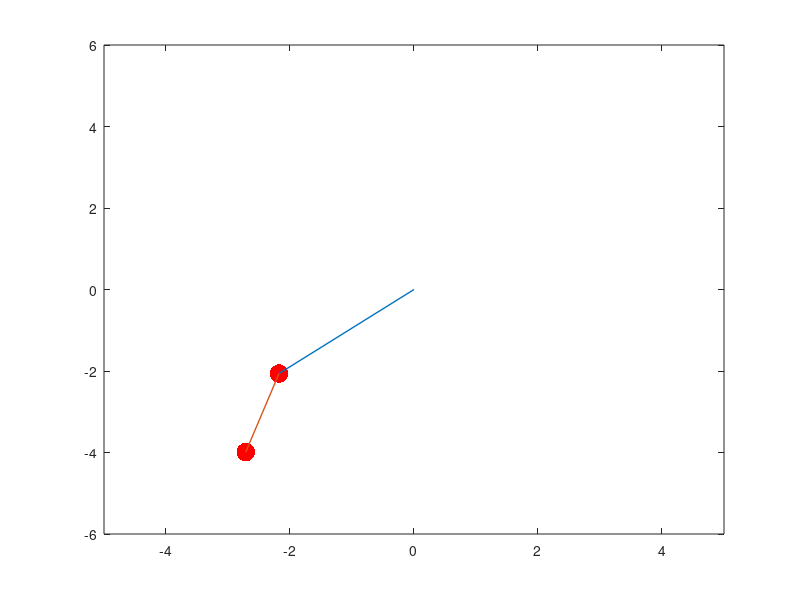

MATLAB code for this plot:
%% Solution analytique
%%%%%%%%%%%%%%%%%%%%%%

%% Déclaration des variables et initalisation des constantes 
g = 9.81;         % gravité terrestre
m1 = 2;           % masse du pendule 1
m2 = 3;           % masse du pendule 2
l1 = 3;           % longueur du pendule 1
l2 = 2;           % longueur du pendule 2
theta10 = 0.5;      % angle formé par le pendule 1 avec la verticale
theta20 = 0.7 ;       % angle formé par le pendule 2 avec la verticale
theta10p= 0.1;         %vitesse angulaire initiale du pendule 1
theta20p= 0.3;         % vitesse angulaire initiale du pendule 1
theta10pp = 0;     % accélération angulaire initiale du pendule 1
theta20pp = 0;     % accélération angulaire initiale du pendule 2
mu = m2/m1;       % rapport des masses : utile pour simplifier l'équation

Niter= 100; % Nombre d'itérations
dt = 0.01; % Intervalle de temps
tf = Niter * dt; %Temps de modélisation 
t = [0:dt:tf] ; %Matrice temps

%% Constantes simplificatrices

w1 = sqrt((g*(1+mu)*(l1+l2)+g*sqrt((1+mu)^2*(l1+l2)^2-4*(1+mu)*l1*l2))/(2*l1*l2));
w2 = sqrt((g*(1+mu)*(l1+l2)-g*sqrt((1+mu)^2*(l1+l2)^2-4*(1+mu)*l1*l2))/(2*l1*l2));
A1 = (1+mu)/mu-l1*w1^2/(mu*g);
A2 = (1+mu)/mu-l1*w2^2/(mu*g);
C1 = (theta20-A2*theta10)/(A1-A2);
C2 = (A1*theta10-theta20)/(A1-A2);
phi1 = asin((theta20p-A2*theta10p)/(C1*w1*(A2-A1)));
phi2 = asin((A1*theta10p-theta20p)/(C2*w2*(A2-A1))); 

%% Déclaration et initialisation des matrices

P1=zeros(Niter+1,2); %Matrice position du premier pendule
P2=zeros(Niter+1,2); %Matrice position du deuxième pendule
theta=zeros(Niter+1,6); %Matrice angle et vitesses de rotation


theta0 = [theta10 , theta10p , theta10pp,theta20, theta20p, theta20pp];
theta(1,:) = theta0;

P1(1,1) = l1*cos(theta10); 
P1(1,2) = l1*sin(theta10);
P2(1,1) = l2*cos(theta20)+P1(1,1); 
P2(1,2) = l2*sin(theta20)+P1(1,2);

%% Boucle Euler explicite 

for i=1:Niter
    P1(i,1)=l1*cos(theta(i,1));
    P1(i,2)=l1*sin(theta(i,1));
    P2(i,1)=l2*cos(theta(i,4))+P1(i,1);
    P2(i,2)=l2*sin(theta(i,4))+P1(i,2);
  
    theta(i+1,1) = theta(i,1) + dt * theta(i,2);
    theta(i+1,4) = theta(i,4) + dt * theta(i,5);
    theta(i+1,2) = theta(i,2) + dt * theta(i,3);
    theta(i+1,5) = theta(i,5) + dt * theta(i,6);
    theta(i+1,3) = (mu*g*theta(i,4))-((1+mu)*g*theta(i,1))/l1;
    theta(i+1,6) = ((1+mu)*g*theta(i,1)-(1+mu)*g*theta(i,4))/l2;
    
    
end

%% Affichage graphique


figure(1);
axis([-(l1+l2) (l1+l2) -1.2*(l1+l2) 1.2*(l1+l2)]); %// freeze axes
title('Double pendule')
pendule_masse1=plot(P1(1,1),-P1(1,2),'k.','MarkerSize',40,'Color','red');
hold on
pendule_tige1=plot([0,P1(1,1)],[0,-P1(1,2)],'LineWidth',1);
hold on
pendule_masse2=plot(P2(1,1),-P2(1,2),'k.','MarkerSize',40,'Color','red');
hold on
pendule_tige2=plot([P1(1,1),P2(1,1)],[-P1(1,2),-P2(1,2)],'LineWidth',1);
hold on

for j = 1:Niter
    set(pendule_masse1,'XData',P1(j,1),'YData',-P1(j,2));
    set(pendule_tige1,'XData',[0,P1(j,1)],'YData',[0,-P1(j,2)]);
    set(pendule_masse2,'XData',P2(j,1),'YData',-P2(j,2));
    set(pendule_tige2,'XData',[P1(j,1),P2(j,1)],'YData',[-P1(j,2),-P2(j,2)]);
    axis([-(l1+l2) (l1+l2) -1.2*(l1+l2) 1.2*(l1+l2)]); %// freeze axes
    pause(0.005)
end


